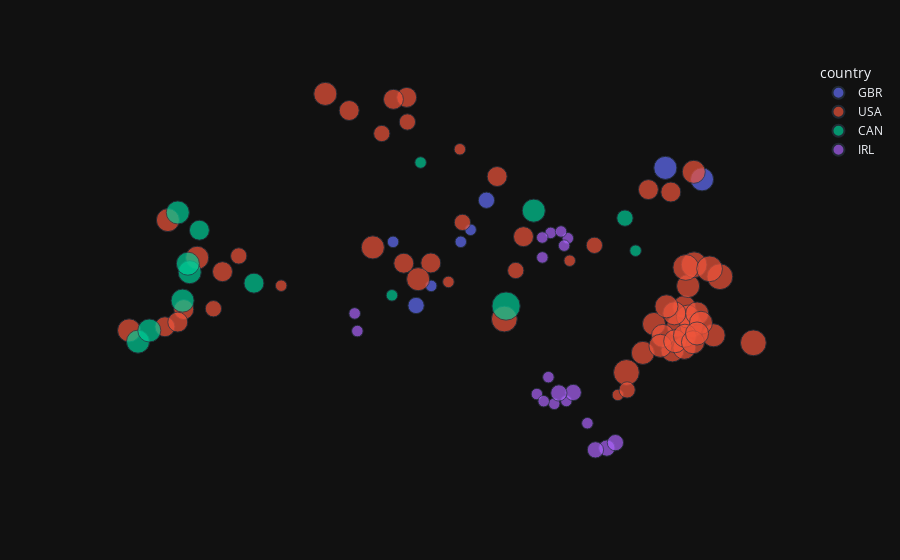

Here is the notebook cell this chart was saved with:
### Code cell
px_plot_nx(G, color="country", hover_name="name", size="rank", template="plotly_dark")#,text="label")
